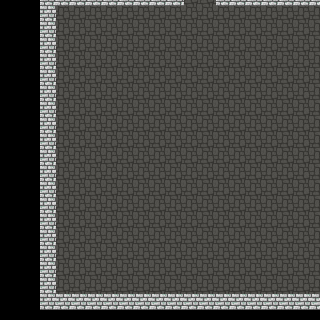

Below is a game level as drawn by its tile map, then a one-line description and the .tmx file that defines it, in full:
An orthogonal 20x20 tile map with 16x16 px tiles, 1 tile layer (Tile Layer 1).

<map version="1.0" tiledversion="1.1.4" orientation="orthogonal" renderorder="right-down" width="20" height="20" tilewidth="16" tileheight="16" infinite="0" nextobjectid="1">
 <tileset firstgid="1" source="tiles0.tsx" />
 <layer name="Tile Layer 1" width="20" height="20" offsetx="40.6667" offsety="-10">
  <data encoding="csv">
5,5,5,5,5,5,5,5,5,2,2,5,5,5,5,5,5,5,5,5,
5,2,2,2,2,2,2,2,2,2,2,2,2,2,2,2,2,2,2,5,
5,2,2,2,2,2,2,2,2,2,2,2,2,2,2,2,2,2,2,5,
5,2,2,2,2,2,2,2,2,2,2,2,2,2,2,2,2,2,2,5,
5,2,2,2,2,2,2,2,2,2,2,2,2,2,2,2,2,2,2,5,
5,2,2,2,2,2,2,2,2,2,2,2,2,2,2,2,2,2,2,5,
5,2,2,2,2,2,2,2,2,2,2,2,2,2,2,2,2,2,2,5,
5,2,2,2,2,2,2,2,2,2,2,2,2,2,2,2,2,2,2,5,
5,2,2,2,2,2,2,2,2,2,2,2,2,2,2,2,2,2,2,5,
5,2,2,2,2,2,2,2,2,2,2,2,2,2,2,2,2,2,2,5,
5,2,2,2,2,2,2,2,2,2,2,2,2,2,2,2,2,2,2,5,
5,2,2,2,2,2,2,2,2,2,2,2,2,2,2,2,2,2,2,5,
5,2,2,2,2,2,2,2,2,2,2,2,2,2,2,2,2,2,2,5,
5,2,2,2,2,2,2,2,2,2,2,2,2,2,2,2,2,2,2,5,
5,2,2,2,2,2,2,2,2,2,2,2,2,2,2,2,2,2,2,5,
5,2,2,2,2,2,2,2,2,2,2,2,2,2,2,2,2,2,2,5,
5,2,2,2,2,2,2,2,2,2,2,2,2,2,2,2,2,2,2,5,
5,2,2,2,2,2,2,2,2,2,2,2,2,2,2,2,2,2,2,5,
5,2,2,2,2,2,2,2,2,2,2,2,2,2,2,2,2,2,2,5,
5,5,5,5,5,5,5,5,5,5,5,5,5,5,5,5,5,5,5,5
</data>
 </layer>
</map>
